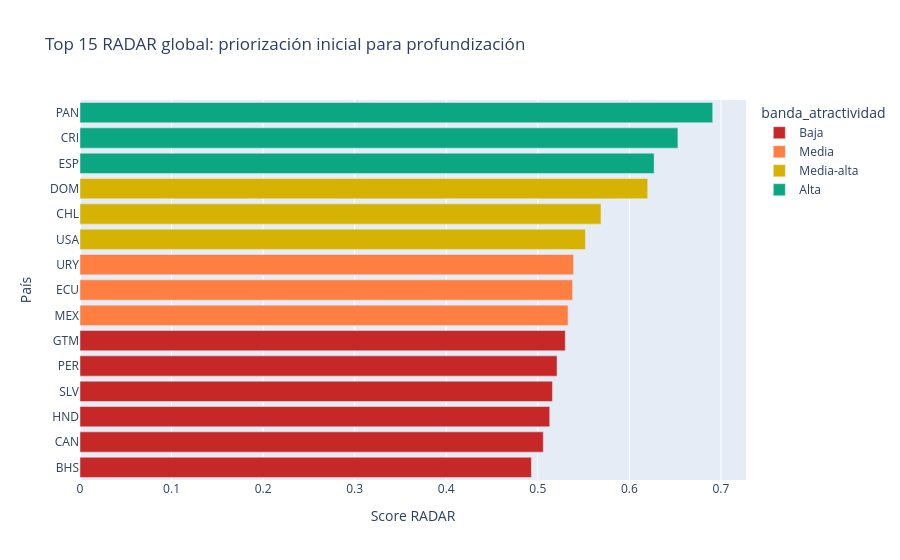

This figure's notebook cell:
### Markdown cell above
## 4. Ranking RADAR global: países más atractivos para profundización

El ranking RADAR global ordena mercados según su mezcla de atractivo estructural, proximidad con Colombia y momentum. Debe leerse como **shortlist de profundización**, no como recomendación de entrada.

**Estos son los países que deberían pasar primero a profundización cualitativa, de capacidades y modo de entrada.**

### Code cell
# -----------------------------------------------------------------------------
# Fallback actual results extracted from previous RADAR notebook outputs.
# If repo artifacts are available, replace these objects with live outputs.
# -----------------------------------------------------------------------------
radar_global = pd.DataFrame([
    {"country_iso3": "PAN", "radar_score": 0.691},
    {"country_iso3": "CRI", "radar_score": 0.653},
    {"country_iso3": "ESP", "radar_score": 0.627},
    {"country_iso3": "DOM", "radar_score": 0.620},
    {"country_iso3": "CHL", "radar_score": 0.569},
    {"country_iso3": "USA", "radar_score": 0.552},
    {"country_iso3": "URY", "radar_score": 0.539},
    {"country_iso3": "ECU", "radar_score": 0.538},
    {"country_iso3": "MEX", "radar_score": 0.533},
    {"country_iso3": "GTM", "radar_score": 0.530},
    {"country_iso3": "PER", "radar_score": 0.521},
    {"country_iso3": "SLV", "radar_score": 0.516},
    {"country_iso3": "HND", "radar_score": 0.513},
    {"country_iso3": "CAN", "radar_score": 0.506},
    {"country_iso3": "BHS", "radar_score": 0.493},
])
radar_global["rank"] = radar_global["radar_score"].rank(ascending=False, method="min").astype(int)

q80, q60, q40 = radar_global["radar_score"].quantile([0.80, 0.60, 0.40]).tolist()

def assign_tier(score: float) -> str:
    """Asigna banda de atractividad por cuantiles."""
    if score >= q80:
        return "Alta"
    if score >= q60:
        return "Media-alta"
    if score >= q40:
        return "Media"
    return "Baja"

radar_global["banda_atractividad"] = radar_global["radar_score"].apply(assign_tier)

display(style_table(
    radar_global,
    gradient_cols=["radar_score"],
    gradient_cmap="RdYlGn",
    format_dict={"radar_score": "{:.3f}", "rank": "{:.0f}"},
).set_caption("Top 15 RADAR global — mercados para profundización"))

fig = px.bar(
    radar_global.sort_values("radar_score"),
    x="radar_score",
    y="country_iso3",
    color="banda_atractividad",
    orientation="h",
    color_discrete_map=TIER_COLORS,
    title="Top 15 RADAR global: priorización inicial para profundización",
)
fig.update_layout(xaxis_title="Score RADAR", yaxis_title="País", height=560)
fig.show()

insight_box(
    "Lectura ejecutiva del ranking global",
    "Panamá, Costa Rica, España y República Dominicana lideran la lectura global porque combinan señales de atractivo, proximidad o momentum. Esta tabla no define entrada; define dónde enfocar primero la investigación cualitativa y la evaluación de capacidades."
)

### Figure 1 — Plotly figure (JSON) as saved in the notebook; plotly's stock layout.template omitted (floating-point values rounded to 4 significant figures)
{"data": [{"hovertemplate": "banda_atractividad=Baja<br>radar_score=%{x}<br>country_iso3=%{y}<extra></extra>", "legendgroup": "Baja", "marker": {"color": "#C62828", "pattern": {"shape": ""}}, "name": "Baja", "orientation": "h", "showlegend": true, "textposition": "auto", "type": "bar", "x": [0.493, 0.506, 0.513, 0.516, 0.521, 0.53], "xaxis": "x", "y": ["BHS", "CAN", "HND", "SLV", "PER", "GTM"], "yaxis": "y"}, {"hovertemplate": "banda_atractividad=Media<br>radar_score=%{x}<br>country_iso3=%{y}<extra></extra>", "legendgroup": "Media", "marker": {"color": "#FF7E41", "pattern": {"shape": ""}}, "name": "Media", "orientation": "h", "showlegend": true, "textposition": "auto", "type": "bar", "x": [0.533, 0.538, 0.539], "xaxis": "x", "y": ["MEX", "ECU", "URY"], "yaxis": "y"}, {"hovertemplate": "banda_atractividad=Media-alta<br>radar_score=%{x}<br>country_iso3=%{y}<extra></extra>", "legendgroup": "Media-alta", "marker": {"color": "#D6B302", "pattern": {"shape": ""}}, "name": "Media-alta", "orientation": "h", "showlegend": true, "textposition": "auto", "type": "bar", "x": [0.552, 0.569, 0.62], "xaxis": "x", "y": ["USA", "CHL", "DOM"], "yaxis": "y"}, {"hovertemplate": "banda_atractividad=Alta<br>radar_score=%{x}<br>country_iso3=%{y}<extra></extra>", "legendgroup": "Alta", "marker": {"color": "#0BA682", "pattern": {"shape": ""}}, "name": "Alta", "orientation": "h", "showlegend": true, "textposition": "auto", "type": "bar", "x": [0.627, 0.653, 0.691], "xaxis": "x", "y": ["ESP", "CRI", "PAN"], "yaxis": "y"}], "layout": {"barmode": "relative", "height": 560, "legend": {"title": {"text": "banda_atractividad"}, "tracegroupgap": 0}, "title": {"text": "Top 15 RADAR global: priorización inicial para profundización"}, "xaxis": {"anchor": "y", "domain": [0, 1], "title": {"text": "Score RADAR"}}, "yaxis": {"anchor": "x", "domain": [0, 1], "title": {"text": "País"}}}}
